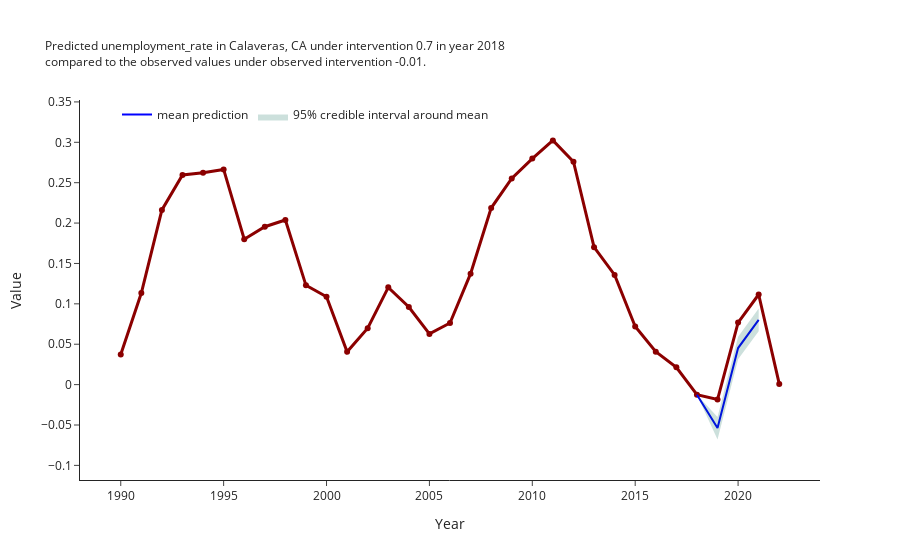

Here is the notebook cell this chart was saved with:
### Code cell
ci.plot_predictions(range_multiplier=1)

### Figure 1 — Plotly figure (JSON) as saved in the notebook; plotly's stock layout.template omitted (floating-point values rounded to 4 significant figures)
{"data": [{"line": {"color": "darkred", "width": 3}, "mode": "lines+markers", "name": "Calaveras County, CA", "showlegend": false, "text": "Calaveras County, CA", "textposition": "top right", "type": "scatter", "x": [1990, 1991, 1992, 1993, 1994, 1995, 1996, 1997, 1998, 1999, 2000, 2001, 2002, 2003, 2004, 2005, 2006, 2007, 2008, 2009, 2010, 2011, 2012, 2013, 2014, 2015, 2016, 2017, 2018, 2019, 2020, 2021, 2022], "y": [0.03736, 0.1133, 0.2163, 0.2595, 0.2624, 0.2664, 0.18, 0.1955, 0.2038, 0.1229, 0.1089, 0.04059, 0.06987, 0.1204, 0.09604, 0.06281, 0.07623, 0.1374, 0.2186, 0.2552, 0.2799, 0.3024, 0.276, 0.1702, 0.1358, 0.07198, 0.04079, 0.02147, -0.01249, -0.01845, 0.07683, 0.1116, 0.0008274]}, {"line": {"color": "blue", "width": 2}, "mode": "lines", "name": "mean prediction", "text": [-0.01249, -0.05368, 0.04526, 0.08013], "type": "scatter", "x": ["2018", "2019", "2020", "2021"], "y": [-0.01249, -0.05368, 0.04526, 0.08013]}, {"fill": "toself", "fillcolor": "rgba(0,100,80,0.2)", "line": {"color": "rgba(255,255,255,0)"}, "name": "95% credible interval around mean", "type": "scatter", "x": ["2018", "2019", "2020", "2021", "2021", "2020", "2019", "2018"], "y": [-0.01249, -0.03996, 0.05928, 0.09438, 0.06615, 0.03138, -0.0681, -0.01249]}], "layout": {"legend": {"orientation": "h", "traceorder": "normal", "x": 0.05, "y": 1}, "title": {"font": {"size": 12}, "text": "Predicted unemployment_rate in Calaveras, CA under intervention 0.7 in year 2018<br>compared to the observed values under observed intervention -0.01."}, "xaxis": {"title": {"text": "Year"}}, "yaxis": {"range": [-0.1181, 0.3524], "title": {"text": "Value"}}}}
